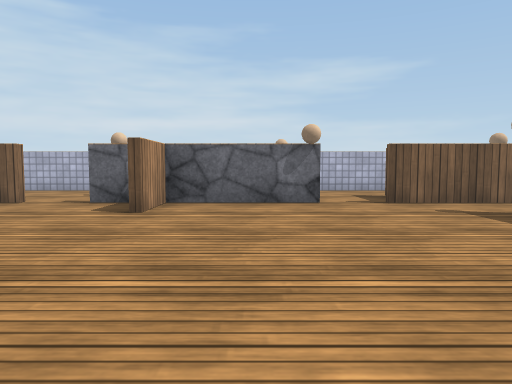
View 1 (above)

19 first-person views from a walk through a scene from a Unity 3-D project. The camera is 0.38 m above the floor, tilts 4° down and sees 70° across. The floor is counted in squares, 0.5 m on a side. Each view is taken from the middle of a square. On the plan, view 1 faces up. The plan holds only what a view shows up to about 11 squares ahead; the rest is blank. The player is left out. Surface patterns are stand-ins for the level's own textures.

View 2
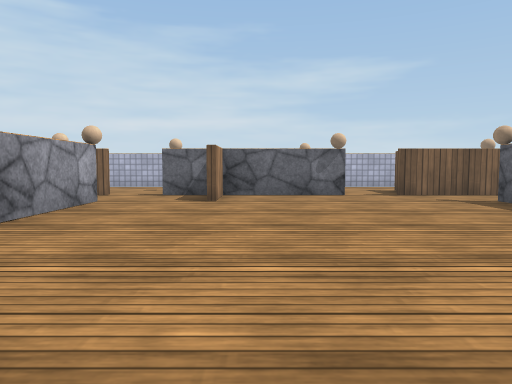

View 3
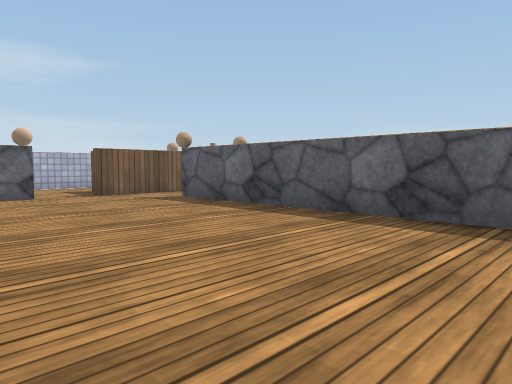

View 4
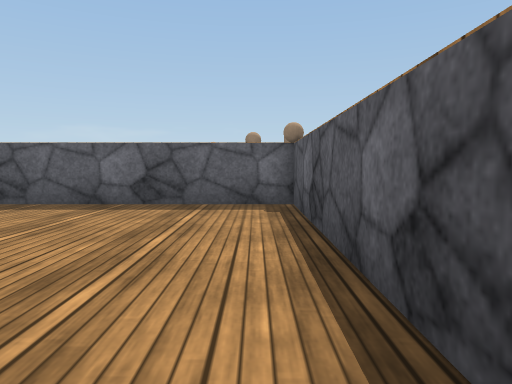

View 5
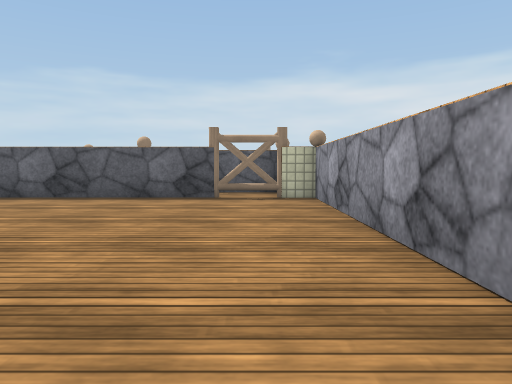

View 6
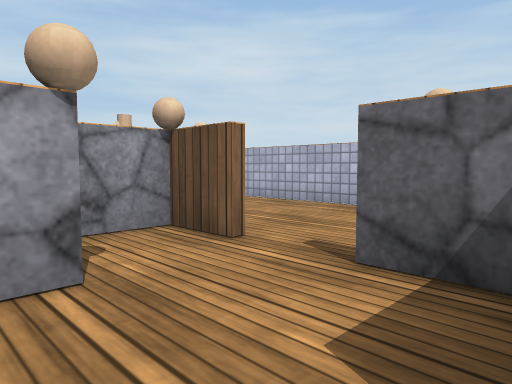

View 7
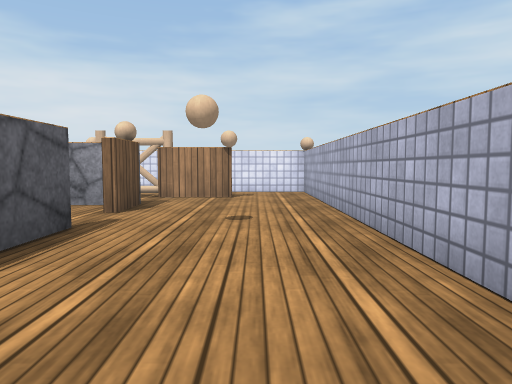

View 8
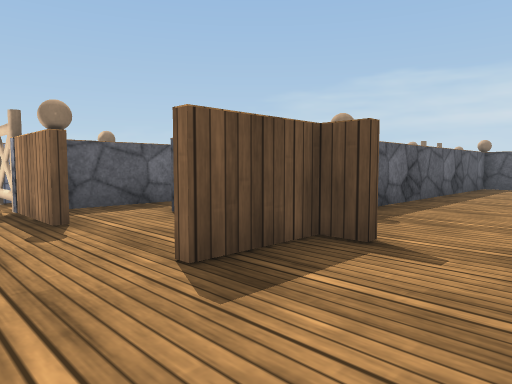

View 9
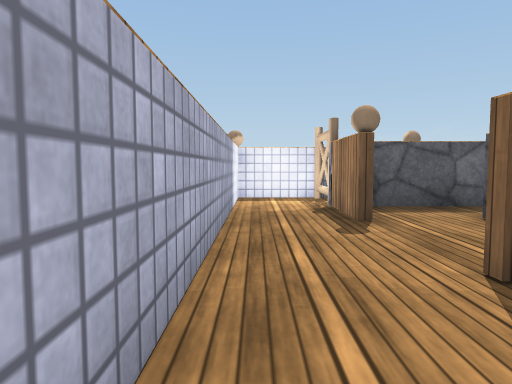

View 10
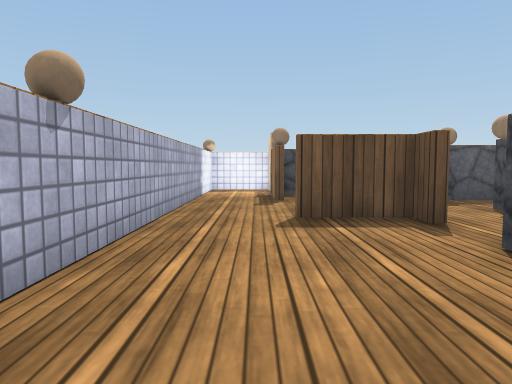

View 11
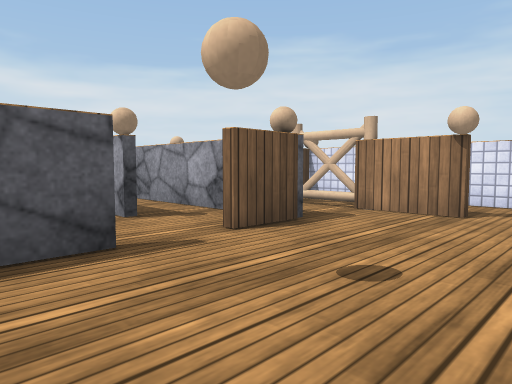

View 12
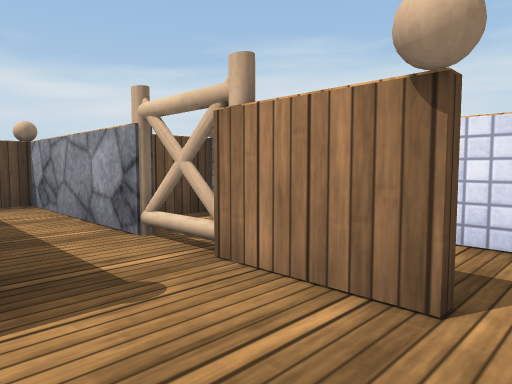

View 13
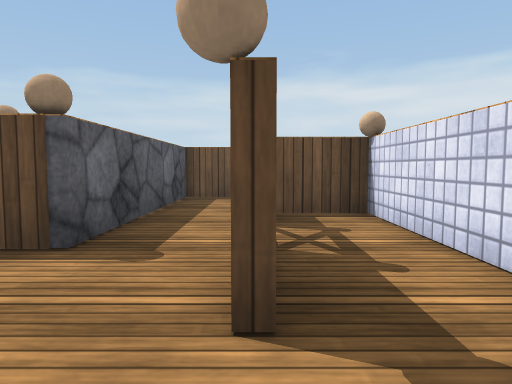

View 14
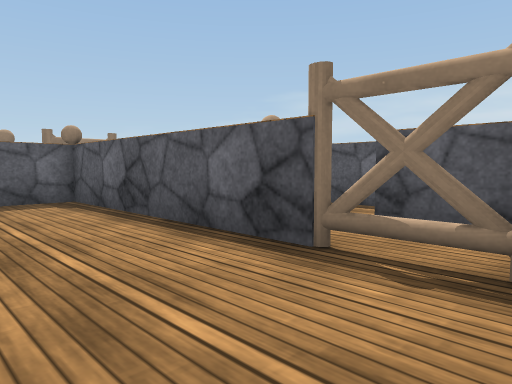

View 15
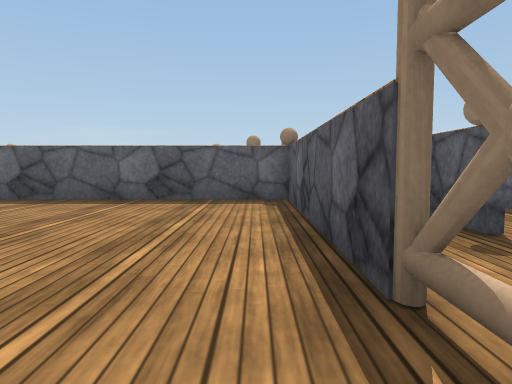

View 16
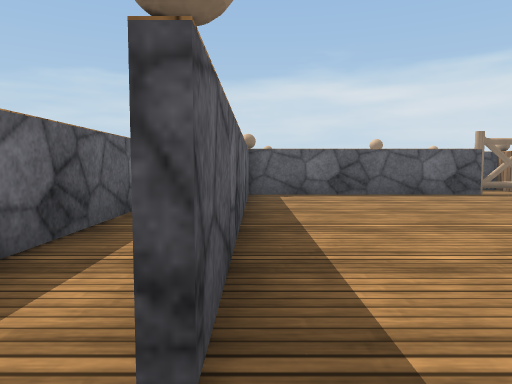

View 17
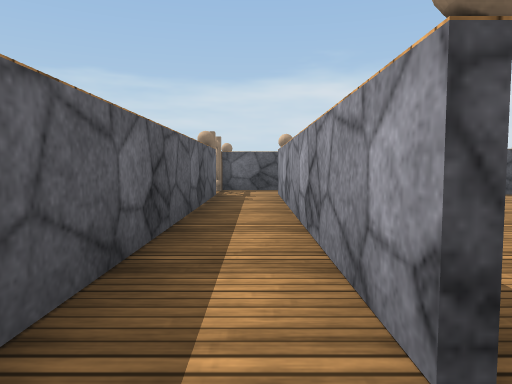

View 18
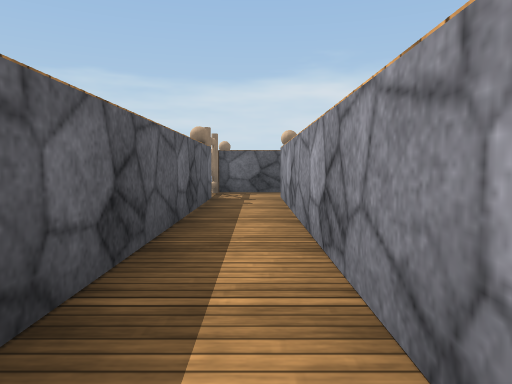

View 19
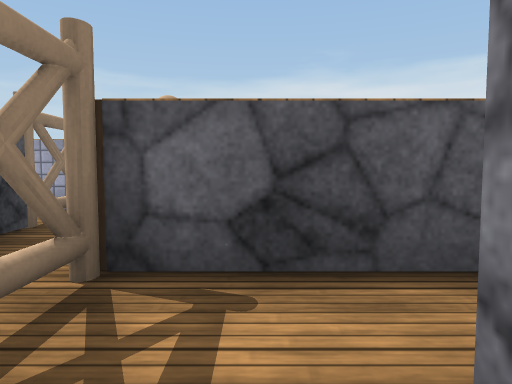

### Floor plan
Ten units are one square. View 1 is at (0, 0); x grows to the right and y downward. Boxes are objects, and circles mark ways between rooms. Rooms are numbered by the first view taken in them; rooms with no view inside come last. Other rooms are left out.
<svg viewBox="-103 -119 206 189">
<path fill="none" stroke="#000" d="M14 -75 -19 -75 -19 -59M-22 -75 -35 -75M-44 -59 -44 27 -36 27M-21 27 42 27 42 -59M45 -75 28 -75M-49 -75 -61 -75 -61 -29M-35 -77 -21 -77M33 -77 33 -95M-79 -95 -79 -75M60 -96 81 -96M-79 -64 -79 -21 -63 -21 -63 -77 -49 -77M98 -92 98 -114 -98 -114 -98 -52 -82 -52M61 15 61 -58M34 46 61 46M78 65 78 59M44 -59 44 30M54 -75 45 -75M0 46 14 46M-8 64 2 64M-36 46 -16 46M-36 27 -36 41"/>
<rect x="-85" y="-75" width="10" height="10" fill="#bbb"><title>other object</title></rect>
<rect x="85" y="-95" width="10" height="10" fill="#bbb"><title>other object</title></rect>
<rect x="55" y="25" width="10" height="20" fill="#bbb"><title>other object</title></rect>
<rect x="55" y="15" width="10" height="10" fill="#bbb"><title>ball</title></rect>
<rect x="-35" y="25" width="10" height="10" fill="#bbb"><title>other object</title></rect>
<circle cx="-40" cy="-80" r="3" fill="#2a7"/>
<circle cx="20" cy="-80" r="3" fill="#2a7"/>
<circle cx="40" cy="-65" r="3" fill="#2a7"/>
<text x="0" y="-30">1</text>
<text x="-10" y="-90">2</text>
<text x="50" y="10">3</text>
<text x="-10" y="40">4</text>
</svg>
Room 1 opens to room 2. Room 1 opens to room 3.

Where each view was taken, in squares from view 1:
view 1: 0 up, 0 right, facing up
view 2: 2 down, 1 left, facing up
view 3: 2 down, 1 left, facing up-right
view 4: 2 down, 3 left, facing right
view 5: 6 up, 3 left, facing down
view 6: 5 up, 2 left, facing up-left
view 7: 10 up, 1 right, facing left
view 8: 11 up, 1 right, facing down-right
view 9: 11 up, 1 right, facing right
view 10: 10 up, 2 left, facing right
view 11: 11 up, 2 left, facing down-left
view 12: 10 up, 6 left, facing down-left
view 13: 11 up, 8 left, facing down
view 14: 0 up, 4 left, facing down-right
view 15: 2 down, 4 left, facing right
view 16: 7 up, 4 right, facing down
view 17: 7 up, 5 right, facing down
view 18: 6 up, 5 right, facing down
view 19: 2 down, 5 right, facing down
